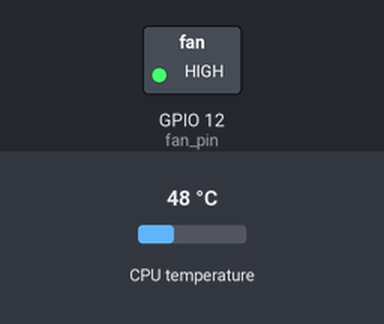
A program run on a simulated Raspberry Pi (BCM pin numbers). Parts: switched loads named in the program (green lamp = pin HIGH). Inputs (shaded band) come from the test bench; at power-on: CPU temperature 48 °C.

Above: at 0.1 s.
At 5.1 s:
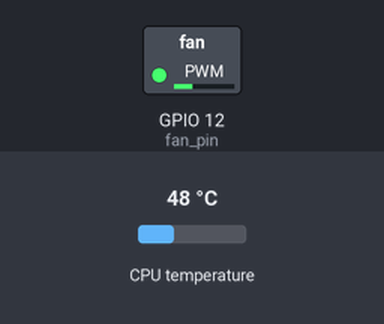
Timing chart, 0 to 6.6 s (numbered marks = the images above):
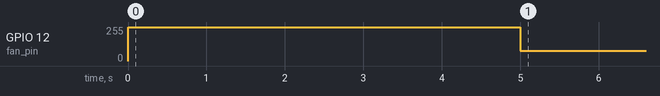

Measured:
- by itself, GPIO 12 (fan_pin): 255/255 → 77/255 at 5.0 s

The program:

easy_pwm_fan.py
```python
import RPi.GPIO as GPIO
import time
import sys

fan_pin = 12 #BCM number
delaystart = 5
delay = 20 #
pwm_freq = 25 #Hz

dutyCycleLevel00 = 0
spinFanLevel01 = 45
dutyCycleLevel01 = 30
spinFanLevel02 = 55
dutyCycleLevel02 = 60
spinFanLevel03 = 60
dutyCycleLevel03 = 100

GPIO.setmode(GPIO.BCM)
GPIO.setup(fan_pin, GPIO.OUT, initial=GPIO.LOW)
fan = GPIO.PWM(fan_pin, pwm_freq)
fan.start(100) # start the PWM on 100 percent duty cycle, duty cycle value can be 0.0 to 100.0%, floats are OK
time.sleep(delaystart)

try:
    while(1):
         cpuTempFile = open("/sys/class/thermal/thermal_zone0/temp", "r")
         cpuTemp = float(cpuTempFile.read()) / 1000
         cpuTempFile.close()

         if cpuTemp <= spinFanLevel01:
             fan.ChangeDutyCycle(dutyCycleLevel00)
         elif spinFanLevel01 < cpuTemp <= spinFanLevel02:
             fan.ChangeDutyCycle(dutyCycleLevel01)
         elif spinFanLevel02 < cpuTemp <= spinFanLevel03:
             fan.ChangeDutyCycle(dutyCycleLevel02)
         else:
             fan.ChangeDutyCycle(dutyCycleLevel03)
         time.sleep(delay)

except KeyboardInterrupt:
    print("Fan ctrl interrupted by keyboard")
    GPIO.cleanup()
    sys.exit()
```
